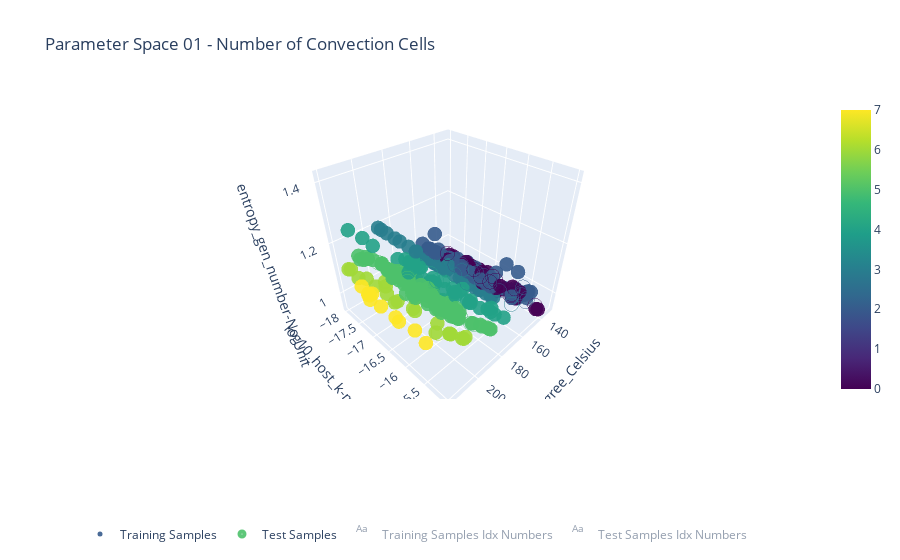

This figure's notebook cell:
### Code cell
if is_3d_plot:

    # Stack the custom data: [sample_idx, zero_crossings]
    custom_data_training = np.column_stack([
        parameters_training.index.to_numpy(),
        parameters_training['zero_crossings'].to_numpy()[:, 0]
    ])

    custom_data_test = np.column_stack([
        parameters_test.index.to_numpy(),
        parameters_test['zero_crossings'].to_numpy()[:, 0]
    ])

    vmin = min(parameters_training['zero_crossings'].values.min(), parameters_test['zero_crossings'].values.min())
    vmax = max(parameters_training['zero_crossings'].values.max(), parameters_test['zero_crossings'].values.max())
    cmap = 'viridis' #'portland'

    # All Training Samples
    fig = go.Figure(data=go.Scatter3d(
        x=parameters_training[x_key.get('key')].values,
        y=parameters_training[y_key.get('key')].values,
        z=parameters_training[z_key.get('key')].values,
        mode='markers',
        text = parameters_training.index.to_numpy(),
        name = 'Training Samples',
        marker=dict(
            size=5,
            color=parameters_training['zero_crossings'].to_numpy()[:, 0],
            colorscale=cmap,
            showscale=True,
            opacity=0.9,
            cmin=vmin,
            cmax=vmax,
        ),
        customdata=custom_data_training,
        hovertemplate = (
            'Training Idx: %{customdata[0]:03d}<br>' +
            f'{x_key.get('key')}: %{{x:.2f}}<br>' +
            f'{y_key.get('key')}: %{{y:.2f}}<br>' +
            'zero_crossings: %{customdata[1]:d}<extra></extra>'
        )
    ))

    # All Test Samples
    fig.add_trace(go.Scatter3d(
        x=parameters_test[x_key.get('key')],
        y=parameters_test[y_key.get('key')],
        z=parameters_test[z_key.get('key')],
        mode='markers',
        text = parameters_test.index.to_numpy(),
        name = 'Test Samples',
        marker=dict(
            size=5,
            color= 'rgba(0,0,0,0)',  # transparent fill
            line=dict(
                colorscale=cmap,
                color=parameters_test['zero_crossings'].to_numpy()[:, 0],
                width=4,
                cmin=vmin,
                cmax=vmax,
            ),
            showscale=False,
            opacity=0.9,

        ),
        customdata=custom_data_test,
        hovertemplate=(
            'Test Idx: %{customdata[0]:03d}<br>' +
            f'{x_key.get('key')}: %{{x:.2f}}<br>' +
            f'{y_key.get('key')}: %{{y:.2f}}<br>' +
            'zero_crossings: %{customdata[1]:d}<extra></extra>'
        )
    ))

    # # All Training Samples
    fig.add_trace(go.Scatter3d(
        x=parameters_training[x_key.get('key')],
        y=parameters_training[y_key.get('key')],
        z=parameters_training[z_key.get('key')],
        mode='text',
        textposition='top center',
        text = parameters_training.index.to_numpy(),
        name = 'Training Samples Idx Numbers',
        hovertemplate='skip',
        visible='legendonly' 
    ))

    fig.add_trace(go.Scatter3d(
        x=parameters_test[x_key.get('key')],
        y=parameters_test[y_key.get('key')],
        z=parameters_test[z_key.get('key')],
        mode='text',
        textposition='top center',
        text = parameters_test.index.to_numpy(),
        name = 'Test Samples Idx Numbers',
        hovertemplate='skip',
        visible='legendonly' 
    ))

    fig.update_layout(
        title=f'Parameter Space {PARAMETER_SPACE} - Number of Convection Cells',
        scene=dict(
            xaxis=dict(title = dict(text = '-'.join(x_key.get('key')))),
            yaxis=dict(title = dict(text = '-'.join(y_key.get('key')))),
            zaxis=dict(title = dict(text = '-'.join(z_key.get('key')))),
        ),
        legend=dict(
        orientation="h",
        yanchor="bottom",
        y=-0.5,
        xanchor="left",
        x=0,
        )
    )

    fig.show()
    fig.write_html(ROOT / "data" / PARAMETER_SPACE / "Exports" / f"Zero_Crossing_{PARAMETER_SPACE}_3D.html")

### Figure 1 — Plotly figure (JSON) as saved in the notebook; plotly's stock layout.template omitted (floating-point values rounded to 4 significant figures; data arrays with more than 128 entries replaced by an {"elided": "..."} marker saying what was removed)
{"data": [{"customdata": {"elided": "320x2 float values"}, "hovertemplate": "Training Idx: %{customdata[0]:03d}<br>('T_h', 'degree_Celsius'): %{x:.2f}<br>('log10_host_k', 'meter ** 2'): %{y:.2f}<br>zero_crossings: %{customdata[1]:d}<extra></extra>", "marker": {"cmax": 7, "cmin": 0, "color": {"elided": "320 float values"}, "colorscale": [[0, "#440154"], [0.1111, "#482878"], [0.2222, "#3e4989"], [0.3333, "#31688e"], [0.4444, "#26828e"], [0.5556, "#1f9e89"], [0.6667, "#35b779"], [0.7778, "#6ece58"], [0.8889, "#b5de2b"], [1, "#fde725"]], "opacity": 0.9, "showscale": true, "size": 5}, "mode": "markers", "name": "Training Samples", "text": {"elided": "320 float values"}, "type": "scatter3d", "x": {"elided": "320 float values"}, "y": {"elided": "320 float values"}, "z": {"elided": "320 float values"}}, {"customdata": [[0.0, 5.0], [1.0, 5.0], [2.0, 0.0], [3.0, 2.0], [4.0, 0.0], [5.0, 2.0], [6.0, 0.0], [7.0, 5.0], [8.0, 5.0], [9.0, 4.0], [10.0, 2.0], [11.0, 0.0], [12.0, 3.0], [13.0, 0.0], [14.0, 0.0], [15.0, 5.0], [16.0, 0.0], [17.0, 2.0], [18.0, 2.0], [19.0, 2.0], [20.0, 2.0], [21.0, 2.0], [22.0, 4.0], [23.0, 0.0], [24.0, 6.0], [25.0, 0.0], [26.0, 3.0], [27.0, 5.0], [28.0, 3.0], [29.0, 5.0], [30.0, 2.0], [31.0, 0.0], [32.0, 5.0], [33.0, 4.0], [34.0, 2.0], [35.0, 5.0], [36.0, 5.0], [37.0, 3.0], [38.0, 2.0], [39.0, 2.0]], "hovertemplate": "Test Idx: %{customdata[0]:03d}<br>('T_h', 'degree_Celsius'): %{x:.2f}<br>('log10_host_k', 'meter ** 2'): %{y:.2f}<br>zero_crossings: %{customdata[1]:d}<extra></extra>", "marker": {"color": "rgba(0,0,0,0)", "line": {"cmax": 7, "cmin": 0, "color": [5.0, 5.0, 0.0, 2.0, 0.0, 2.0, 0.0, 5.0, 5.0, 4.0, 2.0, 0.0, 3.0, 0.0, 0.0, 5.0, 0.0, 2.0, 2.0, 2.0, 2.0, 2.0, 4.0, 0.0, 6.0, 0.0, 3.0, 5.0, 3.0, 5.0, 2.0, 0.0, 5.0, 4.0, 2.0, 5.0, 5.0, 3.0, 2.0, 2.0], "colorscale": [[0, "#440154"], [0.1111, "#482878"], [0.2222, "#3e4989"], [0.3333, "#31688e"], [0.4444, "#26828e"], [0.5556, "#1f9e89"], [0.6667, "#35b779"], [0.7778, "#6ece58"], [0.8889, "#b5de2b"], [1, "#fde725"]], "width": 4}, "opacity": 0.9, "showscale": false, "size": 5}, "mode": "markers", "name": "Test Samples", "text": [0.0, 1.0, 2.0, 3.0, 4.0, 5.0, 6.0, 7.0, 8.0, 9.0, 10.0, 11.0, 12.0, 13.0, 14.0, 15.0, 16.0, 17.0, 18.0, 19.0, 20.0, 21.0, 22.0, 23.0, 24.0, 25.0, 26.0, 27.0, 28.0, 29.0, 30.0, 31.0, 32.0, 33.0, 34.0, 35.0, 36.0, 37.0, 38.0, 39.0], "type": "scatter3d", "x": [192.3, 194.6, 134.9, 145.3, 131.3, 167.2, 131.1, 188.1, 187.7, 171.3, 150.0, 138.9, 180.2, 137.1, 133.4, 183.9, 134.3, 168.1, 153.3, 152.8, 160.2, 157.9, 170.3, 135.0, 216.6, 137.9, 163.3, 196.6, 199.5, 190.3, 145.1, 137.5, 185.4, 177.6, 149.0, 193.2, 212.9, 164.1, 166.6, 155.3], "y": [-15.29, -15.31, -16.96, -15.27, -16.48, -15.82, -15.85, -17.27, -16.6, -17.61, -15.14, -15.77, -16.16, -15.78, -16.33, -16.66, -17.88, -16.37, -15.23, -16.02, -15.09, -16.35, -17.21, -15.21, -15.33, -16.66, -16.33, -17.88, -15.4, -15.69, -15.93, -16.39, -16.63, -16.75, -17.14, -17.05, -16.06, -15.2, -16.01, -15.19], "z": [1.069, 1.081, 0.9391, 0.9896, 0.9389, 1.116, 0.9389, 1.034, 1.032, 1.008, 1.035, 0.9394, 1.129, 0.9393, 0.939, 1.016, 0.9391, 1.113, 1.05, 1.017, 1.119, 1.047, 1.003, 0.9391, 1.132, 0.9393, 1.023, 1.073, 1.271, 1.048, 0.9676, 0.9393, 1.022, 1.039, 0.9869, 1.057, 1.164, 1.053, 1.107, 1.07]}, {"hovertemplate": "skip", "mode": "text", "name": "Training Samples Idx Numbers", "text": {"elided": "320 float values"}, "textposition": "top center", "type": "scatter3d", "visible": "legendonly", "x": {"elided": "320 float values"}, "y": {"elided": "320 float values"}, "z": {"elided": "320 float values"}}, {"hovertemplate": "skip", "mode": "text", "name": "Test Samples Idx Numbers", "text": [0.0, 1.0, 2.0, 3.0, 4.0, 5.0, 6.0, 7.0, 8.0, 9.0, 10.0, 11.0, 12.0, 13.0, 14.0, 15.0, 16.0, 17.0, 18.0, 19.0, 20.0, 21.0, 22.0, 23.0, 24.0, 25.0, 26.0, 27.0, 28.0, 29.0, 30.0, 31.0, 32.0, 33.0, 34.0, 35.0, 36.0, 37.0, 38.0, 39.0], "textposition": "top center", "type": "scatter3d", "visible": "legendonly", "x": [192.3, 194.6, 134.9, 145.3, 131.3, 167.2, 131.1, 188.1, 187.7, 171.3, 150.0, 138.9, 180.2, 137.1, 133.4, 183.9, 134.3, 168.1, 153.3, 152.8, 160.2, 157.9, 170.3, 135.0, 216.6, 137.9, 163.3, 196.6, 199.5, 190.3, 145.1, 137.5, 185.4, 177.6, 149.0, 193.2, 212.9, 164.1, 166.6, 155.3], "y": [-15.29, -15.31, -16.96, -15.27, -16.48, -15.82, -15.85, -17.27, -16.6, -17.61, -15.14, -15.77, -16.16, -15.78, -16.33, -16.66, -17.88, -16.37, -15.23, -16.02, -15.09, -16.35, -17.21, -15.21, -15.33, -16.66, -16.33, -17.88, -15.4, -15.69, -15.93, -16.39, -16.63, -16.75, -17.14, -17.05, -16.06, -15.2, -16.01, -15.19], "z": [1.069, 1.081, 0.9391, 0.9896, 0.9389, 1.116, 0.9389, 1.034, 1.032, 1.008, 1.035, 0.9394, 1.129, 0.9393, 0.939, 1.016, 0.9391, 1.113, 1.05, 1.017, 1.119, 1.047, 1.003, 0.9391, 1.132, 0.9393, 1.023, 1.073, 1.271, 1.048, 0.9676, 0.9393, 1.022, 1.039, 0.9869, 1.057, 1.164, 1.053, 1.107, 1.07]}], "layout": {"legend": {"orientation": "h", "x": 0, "xanchor": "left", "y": -0.5, "yanchor": "bottom"}, "scene": {"xaxis": {"title": {"text": "T_h-degree_Celsius"}}, "yaxis": {"title": {"text": "log10_host_k-meter ** 2"}}, "zaxis": {"title": {"text": "entropy_gen_number-No Unit"}}}, "title": {"text": "Parameter Space 01 - Number of Convection Cells"}}}
